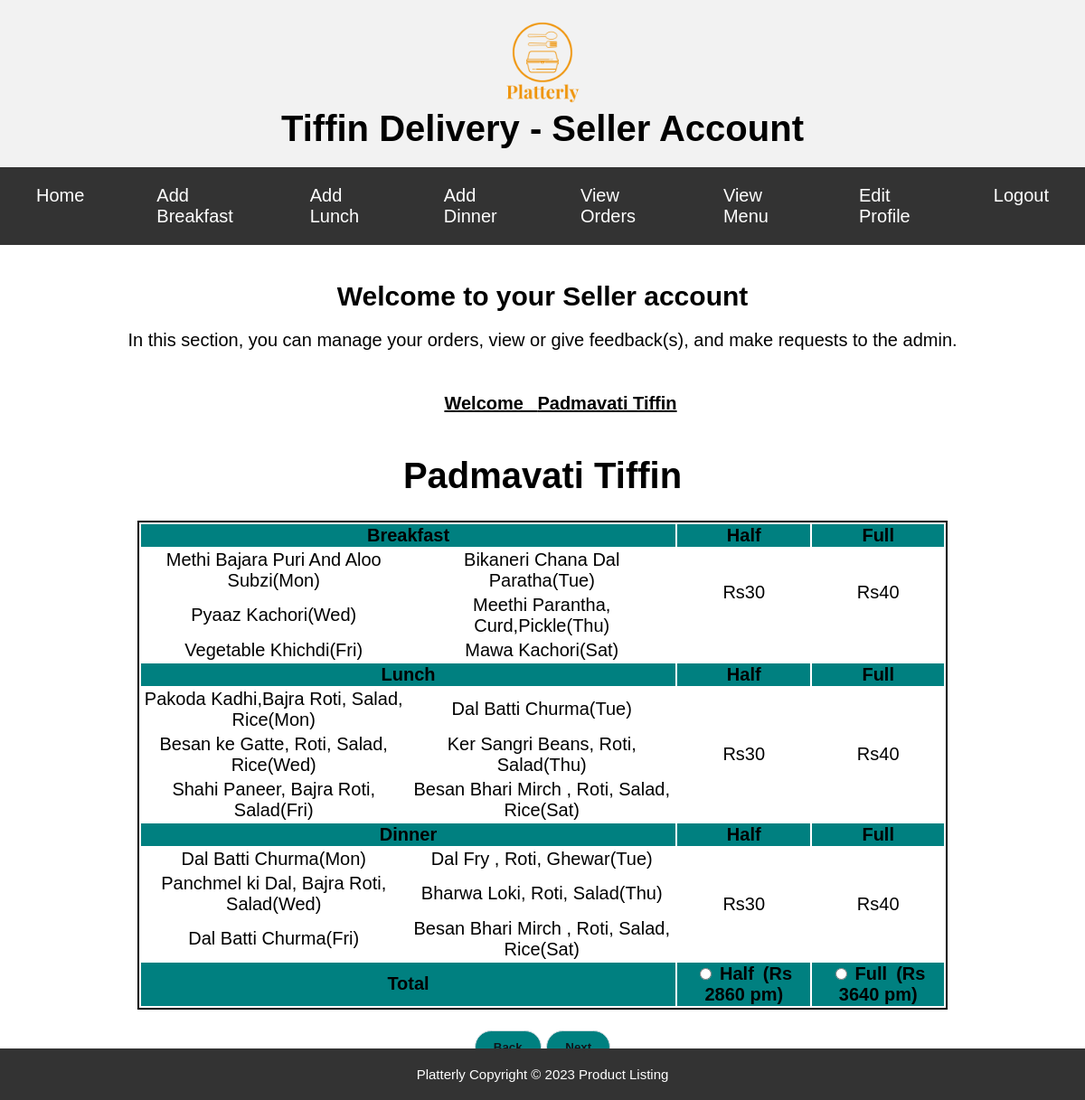
Screenshot of /tiffin_vendors/my_acct.php?vendorMenuPage (signed in) with the database file from the repository.
### tables this page shows
CREATE TABLE `vendors` (
  `V_id` int(100) NOT NULL,
  `V_ip` varchar(255) NOT NULL,
  `V_name` varchar(255) NOT NULL,
  `V_logo` text NOT NULL,
  `V_regional` text NOT NULL,
  `V_email` varchar(100) NOT NULL,
  `V_pass` varchar(100) NOT NULL,
  `V_addrs` varchar(200) NOT NULL,
  `V_distrt` text NOT NULL,
  `V_contact` bigint(20) NOT NULL
);

CREATE TABLE `newjoin` (
  `V_id` int(100) NOT NULL DEFAULT 0,
  `V_name` varchar(255) NOT NULL,
  `M_type` varchar(30) NOT NULL,
  `M_item` varchar(255) NOT NULL,
  `M_day` varchar(20) NOT NULL
);

CREATE TABLE `newrates` (
  `Half` int(11) NOT NULL,
  `Full` int(11) NOT NULL,
  `V_id` int(100) NOT NULL,
  `M_type` varchar(30) NOT NULL
);

### tiffin_vendors/vendorMenuPage.php (the view, shortened to what this page needs)
<!doctype html>
<?php
include("includes/db.php");
if(isset($_GET['vendorMenuPage']))
{
    $v_mail = $_SESSION['email'];
    $get_det = "select * from vendors where V_email='$v_mail'";
    $run_det = mysqli_query($con, $get_det);
    $row_det = mysqli_fetch_array($run_det);
    $v_id = $row_det['V_id'];
    $v_name = $row_det['V_name'];
    $getbf1="SELECT M_item FROM NewJoin WHERE V_id=$v_id && M_day='Monday' && M_type='Breakfast'";
    $rungetbf1=mysqli_query($con, $getbf1);
    $row_det = mysqli_fetch_array($rungetbf1);
    $bf1=$row_det['M_item'];
    $getbf2="SELECT M_item FROM NewJoin WHERE V_id=$v_id && M_day='Tuesday' && M_type='Breakfast'";
    $rungetbf2=mysqli_query($con, $getbf2);
    $row_det = mysqli_fetch_array($rungetbf2);
    $bf2=$row_det['M_item'];
    $getbf3="SELECT M_item FROM NewJoin WHERE V_id=$v_id && M_day='Wednesday'  && M_type='Breakfast'";
    $rungetbf3=mysqli_query($con, $getbf3);
    $row_det = mysqli_fetch_array($rungetbf3);
    $bf3=$row_det['M_item'];
    $getbf4="SELECT M_item FROM NewJoin WHERE V_id=$v_id && M_day='Thursday'  && M_type='Breakfast'";
    $rungetbf4=mysqli_query($con, $getbf4);
    $row_det = mysqli_fetch_array($rungetbf4);
    $bf4=$row_det['M_item'];
    $getbf5="SELECT M_item FROM NewJoin WHERE V_id=$v_id && M_day='Friday'  && M_type='Breakfast'";
    $rungetbf5=mysqli_query($con, $getbf5);
    $row_det = mysqli_fetch_array($rungetbf5);
    $bf5=$row_det['M_item'];
    $getbf6="SELECT M_item FROM NewJoin WHERE V_id=$v_id && M_day='Saturday'  && M_type='Breakfast'";
    $rungetbf6=mysqli_query($con, $getbf6);
    $row_det = mysqli_fetch_array($rungetbf6);
    $bf6=$row_det['M_item'];
    $getl1="SELECT M_item FROM NewJoin WHERE V_id=$v_id && M_day='Monday' && M_type='Lunch'";
    $rungetl1=mysqli_query($con, $getl1);
    $row_det = mysqli_fetch_array($rungetl1);
    $l1=$row_det['M_item'];
    $getl2="SELECT M_item FROM NewJoin WHERE V_id=$v_id && M_day='Tuesday' && M_type='Lunch'";
    $rungetl2=mysqli_query($con, $getl2);
    $row_det = mysqli_fetch_array($rungetl2);
    $l2=$row_det['M_item'];
    $getl3="SELECT M_item FROM NewJoin WHERE V_id=$v_id && M_day='Wednesday' && M_type='Lunch'";
    $rungetl3=mysqli_query($con, $getl3);
    $row_det = mysqli_fetch_array($rungetl3);
    $l3=$row_det['M_item'];
    $getl4="SELECT M_item FROM NewJoin WHERE V_id=$v_id && M_day='Thursday' && M_type='Lunch'";
    $rungetl4=mysqli_query($con, $getl4);
    $row_det = mysqli_fetch_array($rungetl4);
    $l4=$row_det['M_item'];
    $getl5="SELECT M_item FROM NewJoin WHERE V_id=$v_id && M_day='Friday' && M_type='Lunch'";
    $rungetl5=mysqli_query($con, $getl5);
    $row_det = mysqli_fetch_array($rungetl5);
    $l5=$row_det['M_item'];
    $getl6="SELECT M_item FROM NewJoin WHERE V_id=$v_id && M_day='Saturday' && M_type='Lunch'";
    $rungetl6=mysqli_query($con, $getl6);
    $row_det = mysqli_fetch_array($rungetl6);
    $l6=$row_det['M_item'];
    $getd1="SELECT M_item FROM NewJoin WHERE V_id=$v_id && M_day='Monday' && M_type='Dinner'";
    $rungetd1=mysqli_query($con, $getd1);
    $row_det = mysqli_fetch_array($rungetd1);
    $d1=$row_det['M_item'];
    $getd2="SELECT M_item FROM NewJoin WHERE V_id=$v_id && M_day='Tuesday' && M_type='Dinner'";
    $rungetd2=mysqli_query($con, $getd2);
    $row_det = mysqli_fetch_array($rungetd2);
    $d2=$row_det['M_item'];
    $getd3="SELECT M_item FROM NewJoin WHERE V_id=$v_id && M_day='Wednesday' && M_type='Dinner'";
    $rungetd3=mysqli_query($con, $getd3);
    $row_det = mysqli_fetch_array($rungetd3);
    $d3=$row_det['M_item'];
    $getd4="SELECT M_item FROM NewJoin WHERE V_id=$v_id && M_day='Thursday' && M_type='Dinner'";
    $rungetd4=mysqli_query($con, $getd4);
    $row_det = mysqli_fetch_array($rungetd4);
    $d4=$row_det['M_item'];
    $getd5="SELECT M_item FROM NewJoin WHERE V_id=$v_id && M_day='Friday' && M_type='Dinner'";
    $rungetd5=mysqli_query($con, $getd5);
    $row_det = mysqli_fetch_array($rungetd5);
    $d5=$row_det['M_item'];
    $getd6="SELECT M_item FROM NewJoin WHERE V_id=$v_id && M_day='Saturday' && M_type='Lunch'";
    $rungetd6=mysqli_query($con, $getd6);
    $row_det = mysqli_fetch_array($rungetd6);
    $d6=$row_det['M_item'];
    $gethrb="SELECT Half FROM Newrates WHERE V_id=$v_id && M_type='Breakfast'";
    $runget=mysqli_query($con, $gethrb);
    $row_det = mysqli_fetch_array($runget);
    $hrb=$row_det['Half'];
    $getfrb="SELECT Full FROM Newrates WHERE V_id=$v_id && M_type='Breakfast'";
    $runget=mysqli_query($con, $getfrb);
    $row_det = mysqli_fetch_array($runget);
    $frb=$row_det['Full'];
    $gethrl="SELECT Half FROM Newrates WHERE V_id=$v_id && M_type='Lunch'";
    $runget=mysqli_query($con, $gethrl);
    $row_det = mysqli_fetch_array($runget);
    $hrl=$row_det['Half'];
    $getfrl="SELECT Full FROM Newrates WHERE V_id=$v_id && M_type='Lunch'";
    $runget=mysqli_query($con, $getfrl);
    $row_det = mysqli_fetch_array($runget);
    $frl=$row_det['Full'];
    $gethrd="SELECT Half FROM Newrates WHERE V_id=$v_id && M_type='Dinner'";
    $runget=mysqli_query($con, $gethrd);
    $row_det = mysqli_fetch_array($runget);
    $hrd=$row_det['Half'];
    $getfrd="SELECT Full FROM Newrates WHERE V_id=$v_id && M_type='Dinner'";
    $runget=mysqli_query($con, $getfrd);
    $row_det = mysqli_fetch_array($runget);
    $frd=$row_det['Full'];
}
?>
<html>
	<head>
	    <link rel="stylesheet" href="css/north.css">
	</head>
	<body>
        <h1> <?php echo $v_name; ?></h1>
        <div>
            <table class="regional-container" >
                <tr>
                    <th colspan=2>Breakfast</th>
                    <th>Half</th>
                    <th> Full</th>
                </tr>
                <tr>
                    <td><?php echo $bf1; ?>(Mon)</td>
                    <td><?php echo $bf2; ?>(Tue) </td>
                    <td rowspan=2>Rs<?php echo $hrb; ?></td>
                    <td rowspan=2>Rs<?php echo $frb; ?></td>
                </tr>
                <tr>
                    <td><?php echo $bf3; ?>(Wed)</td>
                    <td><?php echo $bf4; ?>(Thu)</td>
                </tr>
                <tr>
                    <td><?php echo $bf5; ?>(Fri)</td>
                    <td><?php echo $bf6; ?>(Sat)</td>
                </tr>
                <tr>
                    <th colspan=2> Lunch</th>
                    <th>Half</th>
                    <th> Full</th>
                </tr>
                <tr>
                    <td><?php echo $l1; ?>(Mon)</td>
                    <td><?php echo $l2; ?>(Tue)</td>
                    <td rowspan=3>Rs<?php echo $hrl; ?></td>
                    <td rowspan=3>Rs<?php echo $frl; ?></td>
                </tr>
                <tr>
                    <td><?php echo $l3; ?>(Wed)</td>
                    <td><?php echo $l4; ?>(Thu)</td>
                </tr>
                <tr>
                    <td><?php echo $l5; ?>(Fri)</td>
                    <td><?php echo $l6; ?>(Sat)</td>
                </tr>
                <tr>
                    <th colspan=2> Dinner</th>
                    <th>Half</th>
                    <th> Full</th>
                </tr>
                <tr>
                    <td><?php echo $d1; ?>(Mon)</td>
                    <td><?php echo $d2; ?>(Tue)</td>
                    <td rowspan=3>Rs<?php echo $hrd; ?></td>
                    <td rowspan=3>Rs<?php echo $frd; ?></td>
                </tr>
                <tr>
                    <td><?php echo $d3; ?>(Wed)</td>
                    <td><?php echo $d4; ?>(Thu)</td>
                </tr>
                <tr>
                    <td><?php echo $d5; ?>(Fri)</td>
                    <td><?php echo $d6; ?>(Sat)</td>
                </tr>
                <tr>
                    <th colspan=2>Total</th>
                    <th><label class="radio-inline">
                    <input type="radio" name="optradio2"> Half&ensp;(Rs 2860 pm)</label> </th>
                    <th><label class="radio-inline">
                    <input  type="radio" name="optradio2">  Full&ensp;(Rs 3640 pm)</label> </th>
                </tr>
            </table>
        </div>
        <div style="text-align:center">
            <button class="btn1" >Back</button> <button class="btn2"> Next</button>
        </div>
	</body>
</html>

### tiffin_vendors/my_acct.php (shortened to what this page needs)
<!DOCTYPE html>
<?php
include("includes/db.php");
?>
<html>
<head>
    <link rel="stylesheet" type="text/css" href="css/homestyle.css">
</head>
<body>
    <header class="header">
        <img src="images/logo_n.png" alt="Tiffin Delivery logo">
        <h1>Tiffin Delivery - Seller Account</h1>
    </header>
    <nav class="nav">
        <a href="my_acct.php">Home</a>
        <a href="my_acct.php?bfast">Add Breakfast</a>
        <a href="my_acct.php?Lunch">Add Lunch</a>
        <a href="my_acct.php?Dinner">Add Dinner</a>
        <a href="my_acct.php?view_order">View Orders</a>
        <a href="my_acct.php?vendorMenuPage">View Menu</a>
        <a href="my_acct.php?edit_acc">Edit Profile</a>
        <a href="logout.php">Logout</a>
    </nav>
    <main class="main">
        <h2>Welcome to your Seller account</h2>
        <p>In this section, you can manage your orders, view or give feedback(s), and make requests to the admin.</p>
        <div class="box-3">
        <ul>
            <li>
            <?php
              if(isset($_SESSION['email'])){
                $v_mail = $_SESSION['email'];
                $get_det = "select * from vendors where V_email='$v_mail'";
                $run_det = mysqli_query($con, $get_det);
                $row_det = mysqli_fetch_array($run_det);
                $v_name = $row_det['V_name'];
                echo"<h4 style='text-decoration:underline; font-size:20px color:red'>Welcome &ensp;".$v_name."</h4>";
              }
            ?>
            </li>
        </ul>
    <div>
        <?php
        if(isset($_GET['vendorMenuPage'])){
            include("vendorMenuPage.php");
        }
        ?>
        </div>
    </main>
    <footer>
        <p>Platterly Copyright © 2023 Product Listing</p>
    </footer>
</body>
</html>

### rows the page displays
vendors: V_name "Padmavati Tiffin"
newjoin: M_item "Methi Bajara Puri And Aloo Subzi"
newjoin: M_item "Bikaneri Chana Dal Paratha"
newrates: Half "30", Full "40"
newjoin: M_item "Pyaaz Kachori"
newjoin: M_item "Meethi Parantha, Curd,Pickle"
newjoin: M_item "Vegetable Khichdi"
newjoin: M_item "Mawa Kachori"
newjoin: M_item "Pakoda Kadhi,Bajra Roti, Salad, Rice"
newjoin: M_item "Dal Batti Churma"
newrates: Half "30", Full "40"
newjoin: M_item "Besan ke Gatte, Roti, Salad, Rice"
newjoin: M_item "Ker Sangri Beans, Roti, Salad"
newjoin: M_item "Shahi Paneer, Bajra Roti, Salad"
newjoin: M_item "Besan Bhari Mirch , Roti, Salad, Rice"
newjoin: M_item "Dal Batti Churma"
newjoin: M_item "Dal Fry , Roti, Ghewar"
newrates: Half "30", Full "40"
newjoin: M_item "Panchmel ki Dal, Bajra Roti, Salad"
newjoin: M_item "Bharwa Loki, Roti, Salad"
newjoin: M_item "Dal Batti Churma"
